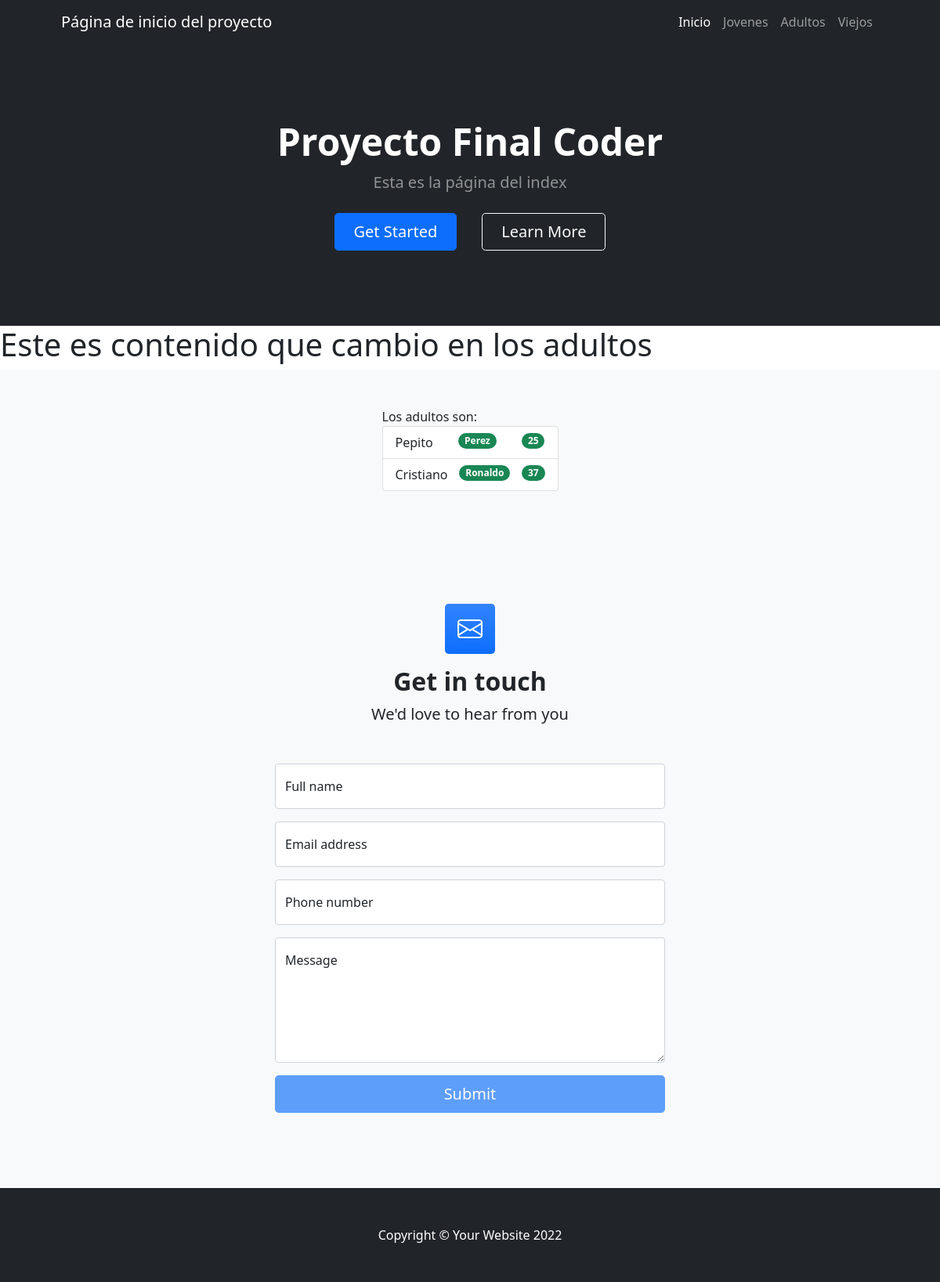
/ProyectoCoder1App/adultos, run on the app's committed database.
### ProyectoCoder1App/models.py (models this page shows)
class Adulto(models.Model):
    nombre=models.CharField(max_length=40)
    apellido=models.CharField(max_length=40)
    edad=models.IntegerField()

### ProyectoCoder1App/views.py (the view)
# urls.py: path("adultos", views.adultos,name="adultos"),
def adultos(request):
    adultos=Adulto
    lista_adultos = Adulto.objects.all()
    return render(request, "ProyectoCoder1App/adultos.html", {"adultos":lista_adultos})

### ProyectoCoder1App/templates/ProyectoCoder1App/adultos.html
{% extends "ProyectoCoder1App/padre.html" %}
{% load static %}
{% block ContenidoQueCambia %}
<h1>Este es contenido que cambio en los adultos</h1>
<section class="bg-light py-5">
    <div class="container px-5">
        <div class="row gx-5 justify-content-center">
            <div class="col-lg-3">
                Los adultos son:
                <ul class="list-group">
                    {% for adulto in adultos %}
                        <li class="list-group-item d-flex justify-content-between align-items-start">
                            {{adulto.nombre}}
                            <span class="badge bg-success rounded-pill">{{adulto.apellido}}</span>
                            <span class="badge bg-success rounded-pill">{{adulto.edad}}</span>
                        </li>
                    {% endfor %}
                </ul>
            </div>
        </div>
    </div>
</section>
{% endblock %}

### data on the page
Adulto: nombre "Pepito", apellido "Perez", edad "25"
Adulto: nombre "Cristiano", apellido "Ronaldo", edad "37"
